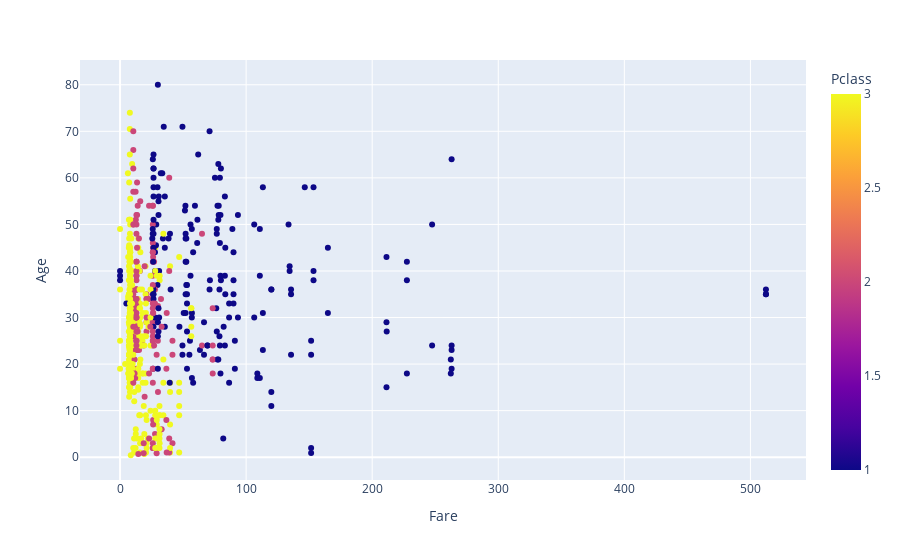

Notebook code for this chart:
### Code cell
fig = px.scatter(titanic, x="Fare", y="Age", color='Pclass')
fig.show()

### Figure 1 — Plotly figure (JSON) as saved in the notebook; plotly's stock layout.template omitted (floating-point values rounded to 4 significant figures; data arrays with more than 128 entries replaced by an {"elided": "..."} marker saying what was removed)
{"data": [{"hovertemplate": "Fare=%{x}<br>Age=%{y}<br>Pclass=%{marker.color}<extra></extra>", "legendgroup": "", "marker": {"color": {"elided": "891 int values"}, "coloraxis": "coloraxis", "symbol": "circle"}, "mode": "markers", "name": "", "orientation": "v", "showlegend": false, "type": "scatter", "x": {"elided": "891 float values"}, "xaxis": "x", "y": {"elided": "891 float values"}, "yaxis": "y"}], "layout": {"coloraxis": {"colorbar": {"title": {"text": "Pclass"}}, "colorscale": [[0, "#0d0887"], [0.1111, "#46039f"], [0.2222, "#7201a8"], [0.3333, "#9c179e"], [0.4444, "#bd3786"], [0.5556, "#d8576b"], [0.6667, "#ed7953"], [0.7778, "#fb9f3a"], [0.8889, "#fdca26"], [1, "#f0f921"]]}, "legend": {"tracegroupgap": 0}, "margin": {"t": 60}, "xaxis": {"anchor": "y", "domain": [0, 1], "title": {"text": "Fare"}}, "yaxis": {"anchor": "x", "domain": [0, 1], "title": {"text": "Age"}}}}
